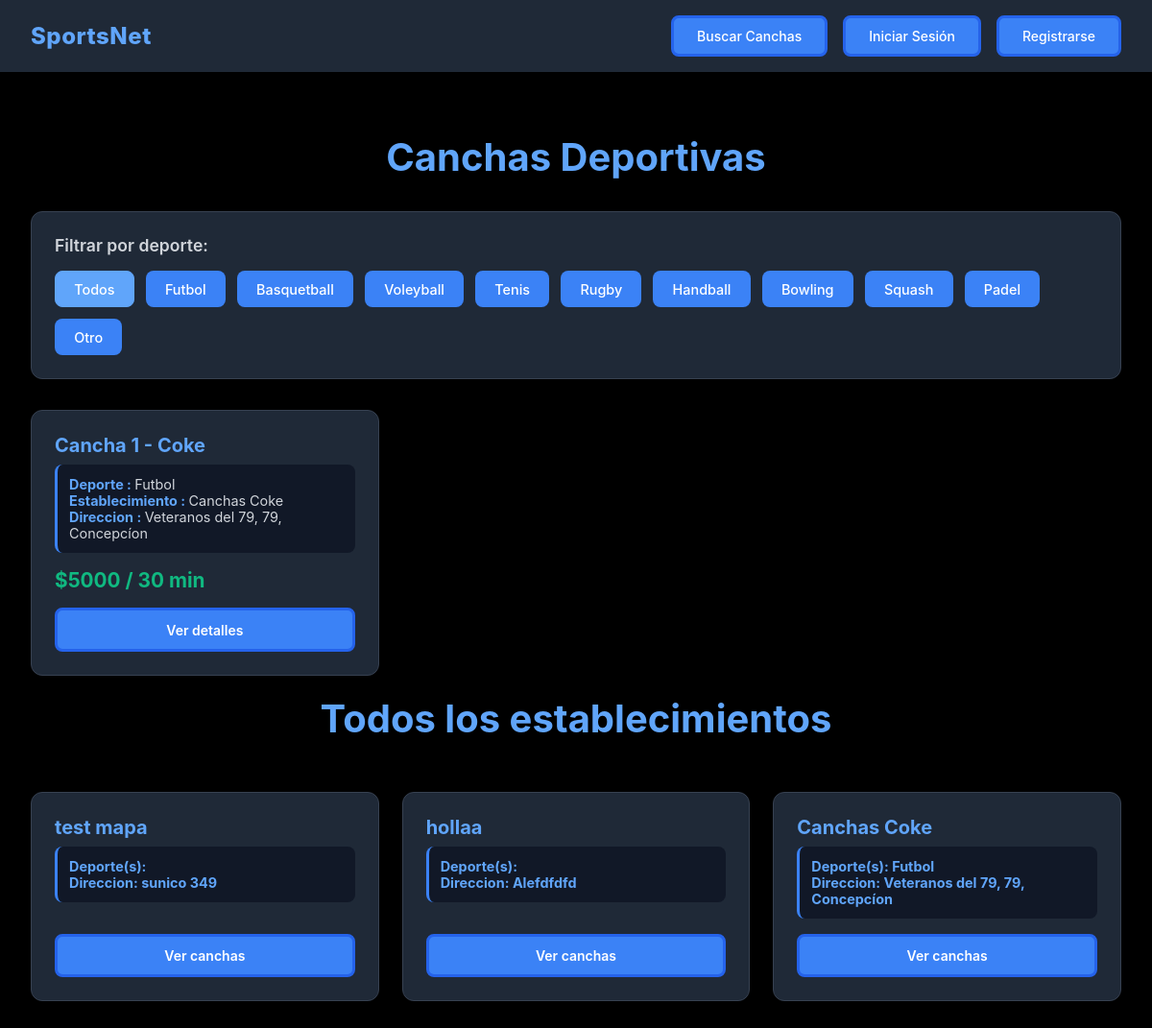
Screenshot of /cancha/buscar with the database file from the repository.
### establecimientos/models.py (models this page shows, shortened)
class Cancha (models.Model):
    TIPOS_SUPERFICIES = [
        ("Pasto_Natural", "Pasto Natural"),
        ("Pasto_Sintético","Pasto Sintético"),
        ("Cemento","Cemento"),
        ("Arcilla","Arcilla"),
        ("Madera","Madera"),
        ("Caucho","Caucho"),
        ("Vinilo","Vinilo"),
        ]
    TIPOS_ILUMINACION = {
        ("LED","LED"),
        ("Natural", "Natural"),
        ("Mixta","Mixta"),
        ("Halogena","Halogena"),
        ("Fluorecente","Fluorecente"),
    }
    DEPORTES = [
        ("Futbol", "Futbol"),
        ("Basquetball","Basquetball"),
        ("Voleyball","Voleyball"),
        ("Tenis","Tenis"),
        ("Rugby","Rugby"),
        ("Handball","Handball"),
        ("Bowling","Bowling"),
        ("Squash","Squash"),
        ("Padel","Padel"),
        ("Otro","Otro"),
        ("---","---"),
    ]
    establecimiento = models.ForeignKey(Establecimiento, on_delete=models.CASCADE, related_name="canchas")
    deporte = models.CharField(max_length=20, choices=DEPORTES, default="---",blank=False, null=False)
    nombre = models.CharField(max_length=25,blank=False, null=False)
    superficie = models.CharField(max_length=25, choices=TIPOS_SUPERFICIES,blank=False, null=False)
    iluminacion = models.CharField(max_length=20, choices=TIPOS_ILUMINACION,blank=False, null=False)
    interior = models.BooleanField(default=False)
    valor_por_bloque = models.DecimalField(max_digits=10, decimal_places=0,blank=False, null=False)

class Establecimiento (models.Model):
    dueno = models.ForeignKey(Dueno, on_delete=models.CASCADE, related_name="establecimientos")
    nombre = models.CharField(max_length=50, unique=True,blank=False, null=False)
    direccion = models.CharField(max_length=100,blank=False, null=False)
    telefono_contacto = models.CharField(max_length=20,blank=False, null=False)
    correo_contacto = models.EmailField(blank=False, null=False)
    estacionamiento_disponible = models.BooleanField(default=False)
    camarines_disponible = models.BooleanField(default=False)
    latitud = models.FloatField(null=True, blank=True)
    longitud = models.FloatField(null=True, blank=True)

### establecimientos/views.py (the view)
# urls.py: path("cancha/buscar",views.buscar_canchas,name="buscar_canchas"),
def buscar_canchas(request):
    DEPORTES = [
        "Futbol",
        "Basquetball",
        "Voleyball",
        "Tenis",
        "Rugby",
        "Handball",
        "Bowling",
        "Squash",
        "Padel",
        "Otro",
    ]
    canchas = Cancha.objects.all()
    deporte_seleccionado = request.GET.get('deporte', None)
    establecimientos = Establecimiento.objects.all()
    if deporte_seleccionado:
        canchas = canchas.filter(deporte=deporte_seleccionado)
    for est in establecimientos:
        est.deportes = est.canchas.values_list('deporte',flat=True).distinct()
    context = {
        "canchas": canchas,
        "deportes": DEPORTES,
        "deporte_seleccionado": deporte_seleccionado,
        "establecimientos" :establecimientos,
    }
    return render(request, "buscar_cancha.html", context)

### cuentas/context_processors.py (called while the page is built, shortened)
def invitaciones_pendientes(request):
    return {
        'invitacion_pendiente': None
    }

### establecimientos/templates/buscar_cancha.html (shortened to what this page needs)
{% extends 'base.html' %}
{% load static %}
{% block extra_css %}
<link rel="stylesheet" href="{% static 'css/buscar_canchas.css' %}">
{% endblock %}
{% block content %}
<div class="container">
    <h1 class="search-title">Canchas Deportivas</h1>
    <div class="search-filters">
        <h3>Filtrar por deporte:</h3>
        <div class="search-filters-buttons">
            <a href="{% url 'establecimientos:buscar_canchas' %}" class="nav-button {% if not deporte_seleccionado %}active{% endif %}">
                Todos
            </a>
            {% for deporte in deportes %}
                <a href="{% url 'establecimientos:buscar_canchas' %}?deporte={{ deporte }}"
                   class="nav-button {% if deporte_seleccionado == deporte %}active{% endif %}">
                    {{ deporte }}
                </a>
            {% endfor %}
        </div>
    </div>
    <div class="canchas-grid">
        {% for cancha in canchas %}
            <div class="cancha-card">
                <h3>{{ cancha.nombre }}</h3>
                <p class="cancha-card-sports">
                    <strong>Deporte : </strong>
                    {{ cancha.deporte }}
                    <br>
                    <strong>Establecimiento : </strong>
                    {{ cancha.establecimiento.nombre }}
                    <br>
                    <strong>Direccion : </strong>
                    {{cancha.establecimiento.direccion}}
                </p>
                <p class="cancha-card-price">
                    ${{ cancha.valor_por_bloque }} / 30 min
                </p>
                <a href="{% url 'establecimientos:ver_cancha' cancha.id %}" class="nav-button reserve-button">
                        Ver detalles
                    </a>
            </div>
        {% empty %}
            <p class="empty-message">No hay canchas disponibles.</p>
        {% endfor %}
    </div>
    <br>
    <h1 class="search-title">Todos los establecimientos</h1>
    <br>
    <div class="canchas-grid">
        {% for est in establecimientos %}
            <div class="cancha-card">
                <h3>{{ est.nombre }}</h3>
                <p class="cancha-card-sports">
                    <strong>Deporte(s): {{ est.deportes|join:", " }}</strong>
                    <br>
                    <strong>Direccion: {{ est.direccion }}</strong>
                </p>
                <a href="{% url 'establecimientos:ver_establecimiento' est.id %}" class="nav-button reserve-button">
                    Ver canchas
                </a>
            </div>
        {% empty %}
            <p class="empty-message">No existen establecimientos</p>
        {% endfor %}
    </div>
</div>
{% endblock %}

### cuentas/static/css/base.css (style rules this page uses)
* { margin: 0; padding: 0; box-sizing: border-box; }
body { font-family: -apple-system, BlinkMacSystemFont, 'Segoe UI', Roboto, 'Helvetica Neue', Arial, sans-serif; background-color: #000000; color: #ffffff; min-height: 100vh; }
.nav-button { padding: 0.625rem 1.5rem; background-color: #3b82f6; color: #ffffff; border: 3px solid #2563eb; border-radius: 0.5rem; font-size: 0.875rem; font-weight: 500; cursor: pointer; transition: background-color 0.3s ease; text-decoration: none; display: inline-block; }

### establecimientos/static/css/buscar_canchas.css (style rules this page uses)
.container { max-width: 1400px; margin: 0 auto; padding: 2rem; background-color: #000000; min-height: 100vh; }
.search-title { font-size: 2.5rem; font-weight: 700; color: #60a5fa; margin-bottom: 2rem; text-align: center; }
.search-filters { background-color: #1f2937; padding: 1.5rem; border-radius: 0.75rem; border: 1px solid #374151; margin-bottom: 2rem; }
.search-filters h3 { color: #d1d5db; font-size: 1.1rem; font-weight: 600; margin-bottom: 1rem; }
.search-filters-buttons { display: flex; flex-wrap: wrap; gap: 0.75rem; }
.search-filters-buttons .nav-button { padding: 0.6rem 1.2rem; font-size: 0.9rem; border: 1px solid transparent; transition: all 0.3s ease; }
.search-filters-buttons .nav-button.active { background-color: #60a5fa !important; border-color: #60a5fa; }
.canchas-grid { display: grid; grid-template-columns: repeat(auto-fill, minmax(280px, 1fr)); gap: 1.5rem; }
.cancha-card { background-color: #1f2937; border: 1px solid #374151; border-radius: 0.75rem; padding: 1.5rem; transition: all 0.3s ease; display: flex; flex-direction: column; }
.cancha-card h3 { font-size: 1.25rem; font-weight: 700; color: #60a5fa; margin-bottom: 0.5rem; }
.cancha-card-sports { color: #d1d5db; font-size: 0.9rem; margin-bottom: 1rem; padding: 0.75rem; background-color: #111827; border-radius: 0.5rem; border-left: 3px solid #3b82f6; }
.cancha-card-sports strong { color: #60a5fa; }
.cancha-card-price { font-size: 1.3rem; font-weight: 700; color: #10b981; margin-bottom: 1rem; }
.reserve-button { margin-top: auto; width: 100%; text-align: center; padding: 0.7rem !important; font-weight: 600; }
.cancha-card { animation: fadeIn 0.3s ease-in-out; }

### rows the page displays
Cancha: nombre "Cancha 1 - Coke", deporte "Futbol", establecimiento.nombre "Canchas Coke", establecimiento.direccion "Veteranos del 79, 79, Concepcíon", valor_por_bloque "5000"
Establecimiento: nombre "test mapa", direccion "sunico 349"
Establecimiento: nombre "hollaa", direccion "Alefdfdfd"
Establecimiento: nombre "Canchas Coke", deportes "Futbol", direccion "Veteranos del 79, 79, Concepcíon"

### other values shown
{{ deporte }} "Futbol" "Basquetball" "Voleyball" "Tenis" "Rugby" "Handball" "Bowling" "Squash" "Padel" "Otro"
